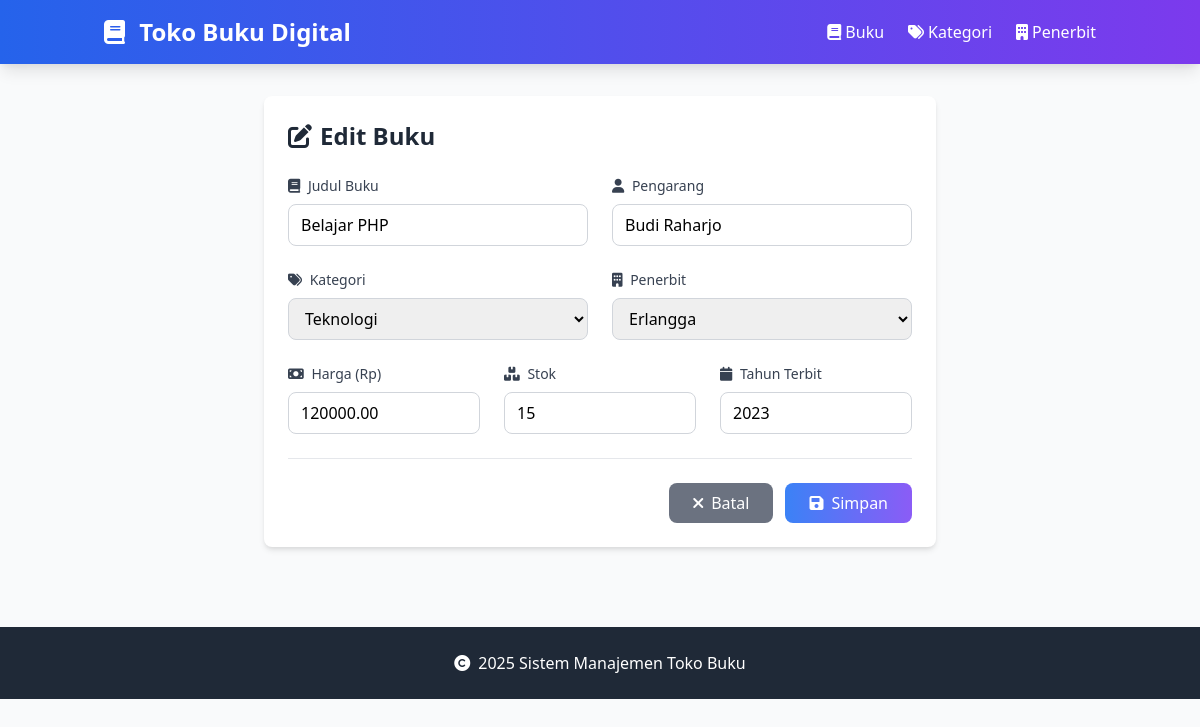
/Project/index.php?entity=buku&action=edit&id=2, run on the app's committed database.
### tables this page shows
CREATE TABLE `buku` (
  `id` int(11) NOT NULL,
  `judul` varchar(200) NOT NULL,
  `pengarang` varchar(100) NOT NULL,
  `harga` decimal(10,2) NOT NULL,
  `stok` int(11) NOT NULL DEFAULT 0,
  `kategori_id` int(11) NOT NULL,
  `penerbit_id` int(11) NOT NULL,
  `tahun_terbit` year(4) DEFAULT NULL
);

CREATE TABLE `kategori` (
  `id` int(11) NOT NULL,
  `nama_kategori` varchar(50) NOT NULL
);

CREATE TABLE `penerbit` (
  `id` int(11) NOT NULL,
  `nama_penerbit` varchar(100) NOT NULL,
  `alamat` text DEFAULT NULL
);

### Project/model/Buku.php (called while the page is built, shortened)
<?php
require_once 'config/Database.php';
class Buku {
    private $conn;
    private $table = 'buku';
    public function __construct() {
        $database = new Database();
        $this->conn = $database->getConnection();
    }
    public function getById($id) {
        $query = "SELECT b.*, k.nama_kategori, p.nama_penerbit
                 FROM " . $this->table . " b
                 JOIN kategori k ON b.kategori_id = k.id
                 JOIN penerbit p ON b.penerbit_id = p.id
                 WHERE b.id = :id";
        $stmt = $this->conn->prepare($query);
        $stmt->bindParam(':id', $id);
        $stmt->execute();
        return $stmt->fetch(PDO::FETCH_ASSOC);
    }
}
?>

### Project/config/Database.php (called while the page is built, shortened)
<?php
class Database {
    private $host = "localhost";
    private $username = "root";
    private $password = "";
    private $database = "toko_buku";
    public function getConnection() {
        $this->conn = null;
        try {
            $this->conn = new PDO("mysql:host=" . $this->host . ";dbname=" . $this->database, $this->username, $this->password);
            $this->conn->setAttribute(PDO::ATTR_ERRMODE, PDO::ERRMODE_EXCEPTION);
        } catch(PDOException $e) {
            echo "Connection error: " . $e->getMessage();
        }
        return $this->conn;
    }
}
?>

### Project/model/Kategori.php (called while the page is built, shortened)
<?php
require_once 'config/Database.php';
class Kategori {
    private $conn;
    private $table = 'kategori';
    public function __construct() {
        $database = new Database();
        $this->conn = $database->getConnection();
    }
    public function getAll() {
        $query = "SELECT * FROM " . $this->table . " ORDER BY nama_kategori";
        $stmt = $this->conn->prepare($query);
        $stmt->execute();
        return $stmt->fetchAll(PDO::FETCH_ASSOC);
    }
}
?>

### Project/model/Penerbit.php (called while the page is built, shortened)
<?php
require_once 'config/Database.php';
class Penerbit {
    private $conn;
    private $table = 'penerbit';
    public function __construct() {
        $database = new Database();
        $this->conn = $database->getConnection();
    }
    public function getAll() {
        $query = "SELECT * FROM " . $this->table . " ORDER BY nama_penerbit";
        $stmt = $this->conn->prepare($query);
        $stmt->execute();
        return $stmt->fetchAll(PDO::FETCH_ASSOC);
    }
}
?>

### Project/viewmodel/BukuViewModel.php (called while the page is built, shortened)
<?php
require_once 'model/Buku.php';
require_once 'model/Kategori.php';
require_once 'model/Penerbit.php';
class BukuViewModel {
    private $buku;
    private $kategori;
    private $penerbit;
    public function __construct() {
        $this->buku = new Buku();
        $this->kategori = new Kategori();
        $this->penerbit = new Penerbit();
    }
    public function getBukuById($id) {
        return $this->buku->getById($id);
    }
    public function getKategoriList() {
        return $this->kategori->getAll();
    }
    public function getPenerbitList() {
        return $this->penerbit->getAll();
    }
}
?>

### Project/views/buku_form.php (the view, shortened to what this page needs)
<?php
require_once 'views/template/header.php';
?>
<div class="max-w-2xl mx-auto bg-white rounded-lg shadow-md p-6">
    <div class="mb-6">
        <h2 class="text-2xl font-bold text-gray-800 flex items-center">
            <i class="fas fa-<?php echo isset($buku) ? 'edit' : 'plus'; ?> mr-2"></i>
            <?php echo isset($buku) ? 'Edit Buku' : 'Tambah Buku'; ?>
        </h2>
    </div>
    <form action="index.php?entity=buku&action=<?php echo isset($buku) ? 'update&id=' . $buku['id'] : 'save'; ?>"
          method="POST" class="space-y-6">
        <div class="grid grid-cols-1 md:grid-cols-2 gap-6">
            <div>
                <label class="block text-sm font-medium text-gray-700 mb-2">
                    <i class="fas fa-book mr-1"></i>
                    Judul Buku
                </label>
                <input type="text" name="judul"
                       value="<?php echo isset($buku) ? htmlspecialchars($buku['judul']) : ''; ?>"
                       class="w-full border border-gray-300 rounded-lg px-3 py-2 focus:outline-none focus:ring-2 focus:ring-blue-500 focus:border-transparent"
                       required placeholder="Masukkan judul buku">
            </div>
            <div>
                <label class="block text-sm font-medium text-gray-700 mb-2">
                    <i class="fas fa-user mr-1"></i>
                    Pengarang
                </label>
                <input type="text" name="pengarang"
                       value="<?php echo isset($buku) ? htmlspecialchars($buku['pengarang']) : ''; ?>"
                       class="w-full border border-gray-300 rounded-lg px-3 py-2 focus:outline-none focus:ring-2 focus:ring-blue-500 focus:border-transparent"
                       required placeholder="Masukkan nama pengarang">
            </div>
        </div>
        <div class="grid grid-cols-1 md:grid-cols-2 gap-6">
            <div>
                <label class="block text-sm font-medium text-gray-700 mb-2">
                    <i class="fas fa-tags mr-1"></i>
                    Kategori
                </label>
                <select name="kategori_id"
                        class="w-full border border-gray-300 rounded-lg px-3 py-2 focus:outline-none focus:ring-2 focus:ring-blue-500 focus:border-transparent"
                        required>
                    <?php foreach ($kategoriList as $kategori): ?>
                    <option value="<?php echo $kategori['id']; ?>"
                            <?php echo isset($buku) && $buku['kategori_id'] == $kategori['id'] ? 'selected' : ''; ?>>
                        <?php echo htmlspecialchars($kategori['nama_kategori']); ?>
                    </option>
                    <?php endforeach; ?>
                </select>
            </div>
            <div>
                <label class="block text-sm font-medium text-gray-700 mb-2">
                    <i class="fas fa-building mr-1"></i>
                    Penerbit
                </label>
                <select name="penerbit_id"
                        class="w-full border border-gray-300 rounded-lg px-3 py-2 focus:outline-none focus:ring-2 focus:ring-blue-500 focus:border-transparent"
                        required>
                    <?php foreach ($penerbitList as $penerbit): ?>
                    <option value="<?php echo $penerbit['id']; ?>"
                            <?php echo isset($buku) && $buku['penerbit_id'] == $penerbit['id'] ? 'selected' : ''; ?>>
                        <?php echo htmlspecialchars($penerbit['nama_penerbit']); ?>
                    </option>
                    <?php endforeach; ?>
                </select>
            </div>
        </div>
        <div class="grid grid-cols-1 md:grid-cols-3 gap-6">
            <div>
                <label class="block text-sm font-medium text-gray-700 mb-2">
                    <i class="fas fa-money-bill mr-1"></i>
                    Harga (Rp)
                </label>
                <input type="number" name="harga"
                       value="<?php echo isset($buku) ? $buku['harga'] : ''; ?>"
                       class="w-full border border-gray-300 rounded-lg px-3 py-2 focus:outline-none focus:ring-2 focus:ring-blue-500 focus:border-transparent"
                       required min="0" step="1000" placeholder="0">
            </div>
            <div>
                <label class="block text-sm font-medium text-gray-700 mb-2">
                    <i class="fas fa-boxes mr-1"></i>
                    Stok
                </label>
                <input type="number" name="stok"
                       value="<?php echo isset($buku) ? $buku['stok'] : ''; ?>"
                       class="w-full border border-gray-300 rounded-lg px-3 py-2 focus:outline-none focus:ring-2 focus:ring-blue-500 focus:border-transparent"
                       required min="0" placeholder="0">
            </div>
            <div>
                <label class="block text-sm font-medium text-gray-700 mb-2">
                    <i class="fas fa-calendar mr-1"></i>
                    Tahun Terbit
                </label>
                <input type="number" name="tahun_terbit"
                       value="<?php echo isset($buku) ? $buku['tahun_terbit'] : ''; ?>"
                       class="w-full border border-gray-300 rounded-lg px-3 py-2 focus:outline-none focus:ring-2 focus:ring-blue-500 focus:border-transparent"
                       required min="1900" max="<?php echo date('Y'); ?>" placeholder="<?php echo date('Y'); ?>">
            </div>
        </div>
        <div class="flex justify-end space-x-3 pt-6 border-t">
            <a href="index.php?entity=buku"
               class="bg-gray-500 hover:bg-gray-600 text-white px-6 py-2 rounded-lg transition duration-300 flex items-center">
                <i class="fas fa-times mr-2"></i>
                Batal
            </a>
            <button type="submit"
                    class="bg-gradient-to-r from-blue-500 to-purple-500 hover:from-blue-600 hover:to-purple-600 text-white px-6 py-2 rounded-lg transition duration-300 flex items-center">
                <i class="fas fa-save mr-2"></i>
                Simpan
            </button>
        </div>
    </form>
</div>
<?php
require_once 'views/template/footer.php';
?>

### data on the page
buku: judul "Belajar PHP", pengarang "Budi Raharjo", kategori_id "Teknologi", penerbit_id "Erlangga", harga "120000.00", stok "15", tahun_terbit "2023"
